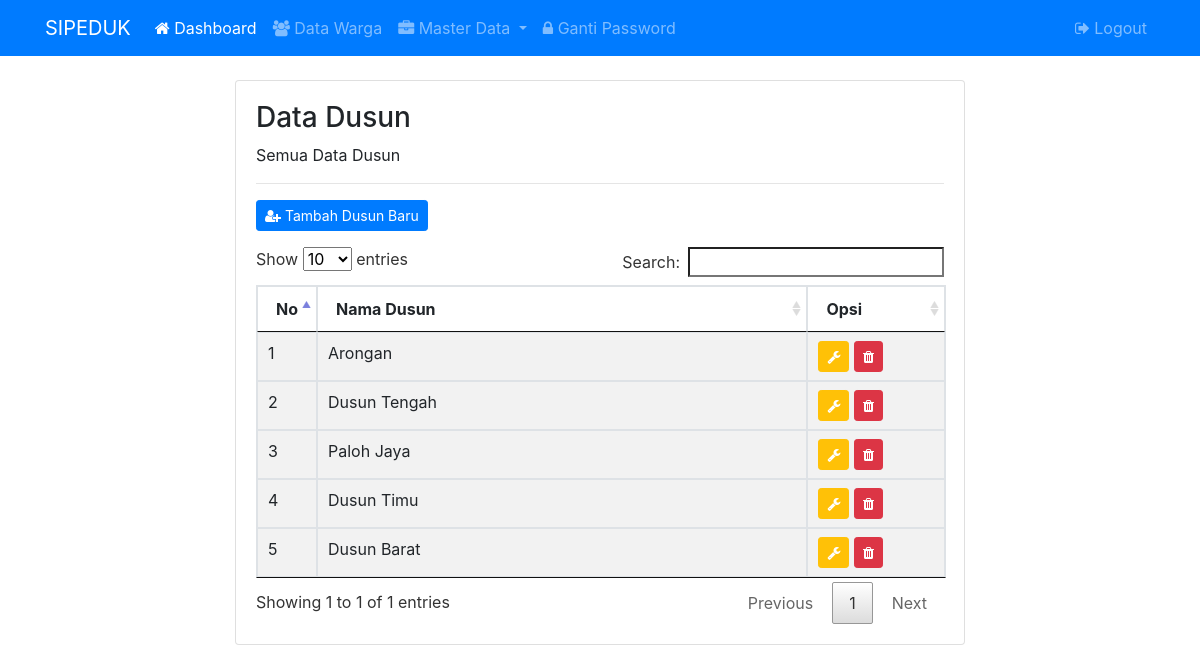
/admin/dusun.php (signed in), run on the app's committed database.
### tables this page shows
CREATE TABLE `dusun` (
  `dusun_id` int(11) NOT NULL,
  `dusun_nama` varchar(50) NOT NULL
);

### admin/dusun.php (the view)
<?php
include 'header.php';
?>
<div class="container">
	<div class="row">
		<div class="col-md-8 mx-auto">
			<div class="card">
				<div class="card-body">
					<h3>Data Dusun</h3>
					<p class="tetx-muted">Semua Data Dusun</p>
					<hr>
					<a href="dusun_tambah.php" class="btn btn-primary btn-sm text-white mb-3"><i class="fa fa-user-plus"></i> Tambah Dusun Baru</a>
					<table class="table table-bordered table-striped table-hover tabelku">
						<thead>
						<tr>
							<th width="1%">No</th>
							<th>Nama Dusun</th>
							<th width="20%">Opsi</th>
						</tr>
						</thead>
						<tbody>
						<?php
						$no=1;
						$dusun = mysqli_query($koneksi,"SELECT * FROM dusun");
						while ($d = mysqli_fetch_array($dusun)){
							?>
							<tr>
								<td><?php echo $no++; ?></td>
								<td> <?php echo $d["dusun_nama"]; ?></td>
								<td>
									<a href="dusun_edit.php?id=<?php echo $d["dusun_id"]; ?>" class="btn btn-sm btn-warning text-white"><i class="fa fa-wrench"></i></a>
									<a href="dusun_hapus.php?id=<?php echo $d["dusun_id"]; ?>" class="btn btn-sm btn-danger text-white"><i class="fa fa-trash"></i></a>
								</td>
							</tr>
							</tbody>
							<?php
						}
						?>
					</table>
				</div>
			</div>
		</div>
	</div>
</div>
<?php
include 'footer.php';
?>

### assets/datatables.css (style rules this page uses)
table.dataTable { width: 100%; margin: 0 auto; clear: both; border-collapse: separate; border-spacing: 0; }
table.dataTable thead th, table.dataTable tfoot th { font-weight: bold; }
table.dataTable thead th, table.dataTable thead td { padding: 10px 18px; border-bottom: 1px solid #111; }
table.dataTable thead .sorting, table.dataTable thead .sorting_asc, table.dataTable thead .sorting_desc, table.dataTable thead .sorting_asc_disabled, table.dataTable thead .sorting_desc_disabled { cursor: pointer; *cursor: hand; background-repeat: no-repeat; background-position: center right; }
table.dataTable thead .sorting { background-image: url("DataTables-1.10.20/images/sort_both.png"); }
table.dataTable thead .sorting_asc { background-image: url("DataTables-1.10.20/images/sort_asc.png"); }
table.dataTable tbody tr { background-color: #ffffff; }
table.dataTable tbody th, table.dataTable tbody td { padding: 8px 10px; }
table.dataTable.no-footer { border-bottom: 1px solid #111; }
table.dataTable, table.dataTable th, table.dataTable td { box-sizing: content-box; }

### data on the page
dusun: dusun_nama "Arongan"
dusun: dusun_nama "Dusun Tengah"
dusun: dusun_nama "Paloh Jaya"
dusun: dusun_nama "Dusun Timu"
dusun: dusun_nama "Dusun Barat"
